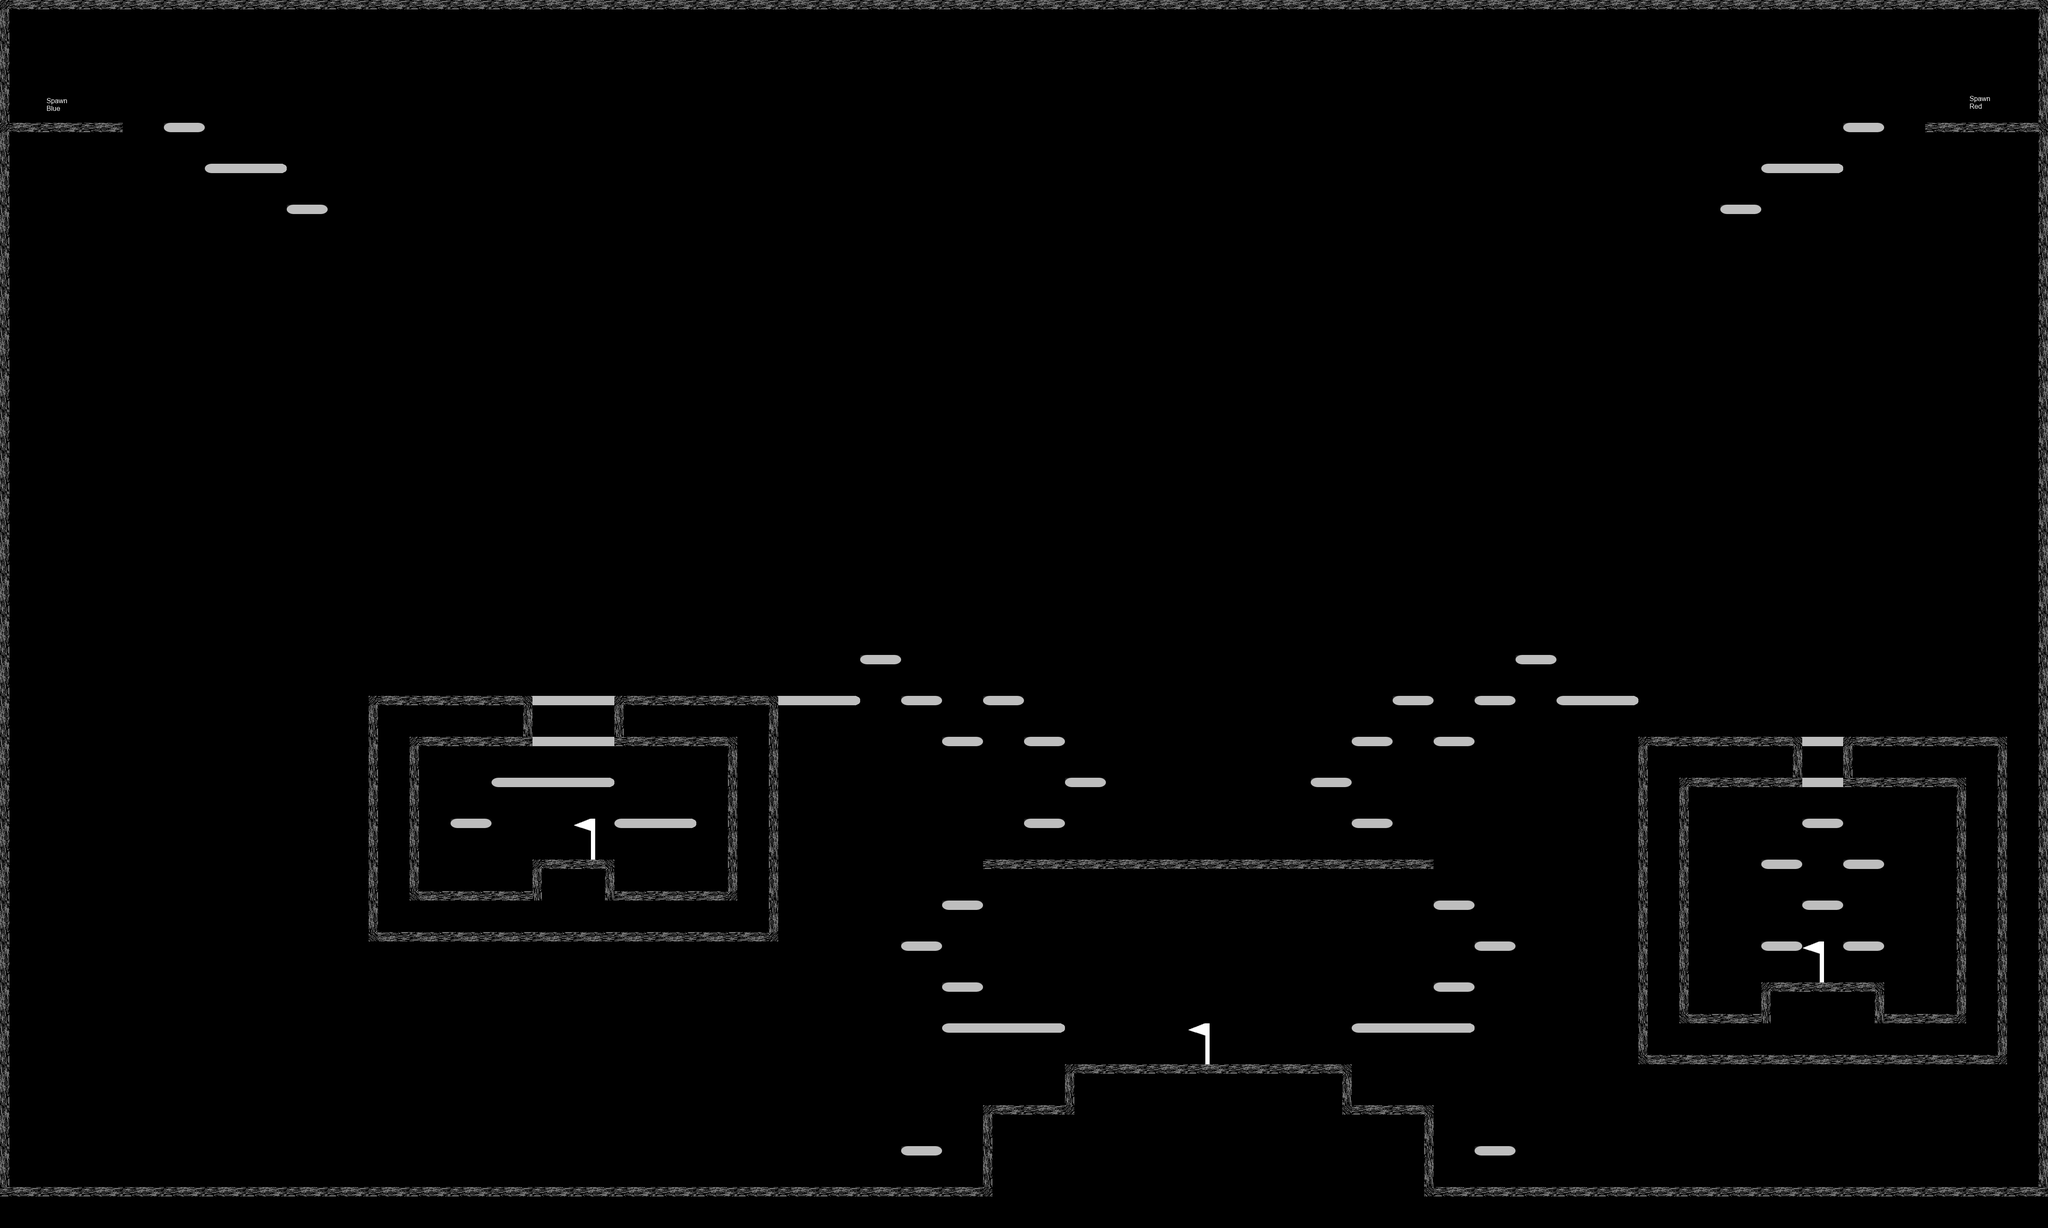

This game map was drawn from its Tiled (.tmx) file and the tilesets committed beside it. A one-line description and the trimmed map source follow:
An orthogonal 50x30 tile map with 96x96 px tiles, 5 tile layers (World, Platforms, Capturepoints, Spawnpoints, ...).

<map version="1.0" orientation="orthogonal" width="50" height="30" tilewidth="96" tileheight="96">
 <tileset firstgid="1" name="tileset" tilewidth="96" tileheight="96">
  <image source="tileset.png" width="480" height="960" />
 </tileset>
 <layer name="World" width="50" height="30">
  <data>[1500 cells, 294 non-empty, 19 distinct tile ids]</data>
 </layer>
 <layer name="Platforms" width="50" height="30">
  <data>[1500 cells, 58 non-empty, 4 distinct tile ids]</data>
 </layer>
 <layer name="Capturepoints" width="50" height="30">
  <data>[1500 cells, 3 non-empty, 1 distinct tile ids]</data>
 </layer>
 <layer name="Spawnpoints" width="50" height="30">
  <data>[1500 cells, 2 non-empty, 2 distinct tile ids]</data>
 </layer>
 <layer name="Creeps" width="50" height="30">
  <data>[1500 cells, 0 non-empty, 0 distinct tile ids]</data>
 </layer>
</map>
